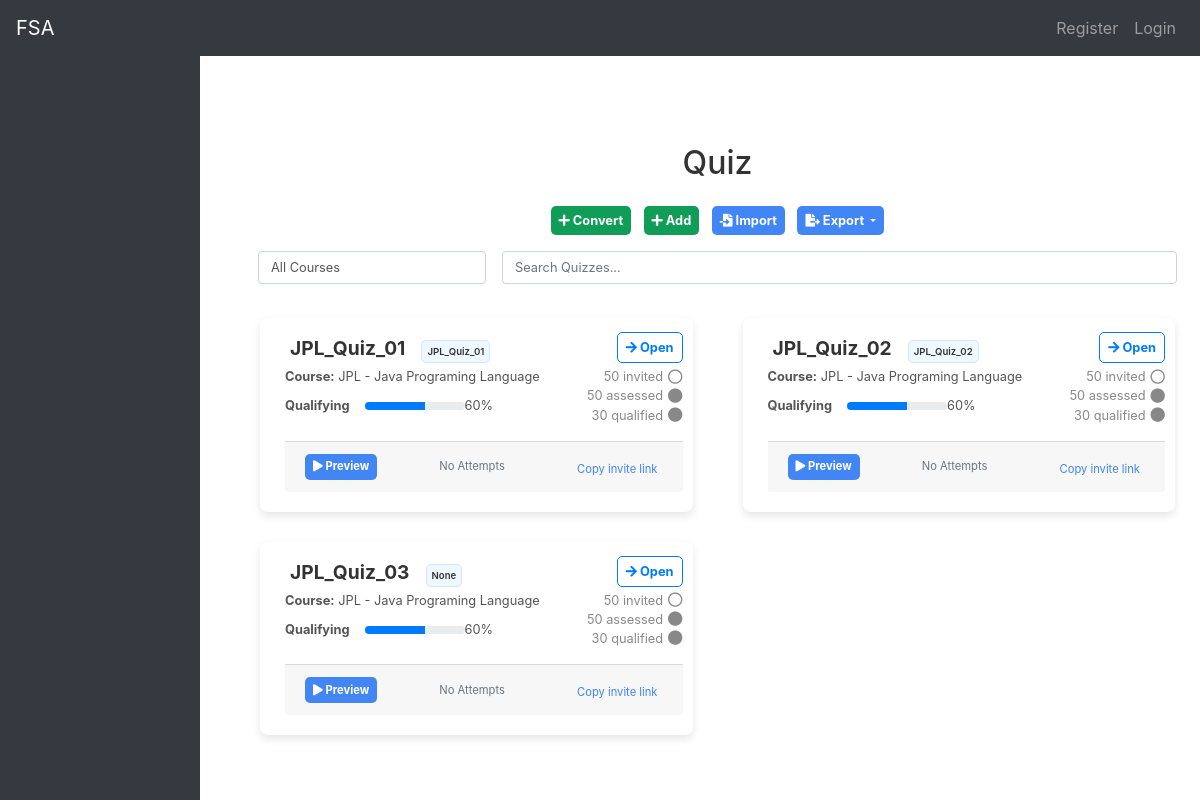
The app's page /quiz/ with its own data.
### quiz/models.py (models this page shows, shortened)
class Quiz(models.Model):
    course = models.ForeignKey(Course, on_delete=models.CASCADE)
    quiz_title = models.CharField(max_length=255)
    quiz_description = models.TextField(blank=True, null=True)
    total_marks = models.IntegerField()
    time_limit = models.IntegerField(default=0)
    created_by = models.ForeignKey(settings.AUTH_USER_MODEL, on_delete=models.SET_NULL, null=True)
    created_at = models.DateTimeField(auto_now_add=True)
    updated_at = models.DateTimeField(auto_now=True)
    start_datetime = models.DateTimeField(null=True, blank=True)
    end_datetime = models.DateTimeField(null=True, blank=True)
    attempts_allowed = models.PositiveIntegerField(default=1)

### course/models.py (models this page shows, shortened)
class Course(models.Model):
    course_name = models.CharField(max_length=255, unique=True)
    course_code = models.CharField(max_length=20, unique=True, blank=True, null=True)
    description = models.TextField(blank=True, null=True)
    creator = models.ForeignKey(settings.AUTH_USER_MODEL, on_delete=models.SET_NULL, null=True, blank=True, related_name='created_courses')
    instructor = models.ForeignKey(settings.AUTH_USER_MODEL, on_delete=models.SET_NULL, null=True, blank=True, related_name='taught_courses')
    published = models.BooleanField(default=True)
    prerequisites = models.ManyToManyField('self', symmetrical=False, blank=True, related_name='is_prerequisite_for')
    tags = models.ManyToManyField('Tag', blank=True, related_name='courses')
    image = models.ImageField(upload_to='course_images/', null=True, blank=True)
    def __str__(self):
        return self.course_name

### quiz/views.py (the view)
# urls.py: path('', views.quiz_list, name='quiz_list'),
def quiz_list(request):
    module_groups = ModuleGroup.objects.all()
    quizzes = Quiz.objects.select_related('course').annotate(question_count=Count('questions')).all().order_by('-created_at')
    courses = Course.objects.all()
    selected_course = request.GET.get('course', '')
    if selected_course:
        quizzes = quizzes.filter(course__id=selected_course)
    invited_count = 50
    assessed_count = 50
    qualified_count = 30  # Hoặc lấy từ cơ sở dữ liệu nếu cần
    qualifying_percentage = (qualified_count / invited_count) * 100 if invited_count > 0 else 0
    qualifying_percentage = f"{int(qualifying_percentage)}"
    context = {
        'module_groups': module_groups,
        'quizzes': quizzes,
        'courses': courses,
        'selected_course': selected_course,
        'invited_count': invited_count,
        'assessed_count': assessed_count,
        'qualified_count': qualified_count,
        'qualifying_percentage': qualifying_percentage,
    }
    return render(request, 'quiz_list.html', context)

### quiz/templates/quiz_list.html (shortened to what this page needs)
{% extends "base.html" %}
{% load static %}
{% block content %}
<head>
    <link rel="stylesheet" href="https://stackpath.bootstrapcdn.com/bootstrap/4.5.2/css/bootstrap.min.css">
    <link rel="stylesheet" type="text/css" href="{% static 'styles.css' %}">
</head>
<div class="container mt-4 ">
    <h1 class="mb-4">Quiz</h1>
    <div class="text-center mb-4">
        <div class="d-inline">
            <a href="{% url 'quiz:excel_to_json_view' %}" class="btn btn-blue-green mr-2">
                <i class="fas fa-plus"></i> Convert
            </a>
            <a href="{% url 'quiz:quiz_add' %}" class="btn btn-blue-green mr-2" title="Add New Quiz">
                <i class="fas fa-plus"></i> Add
            </a>
            <a href="#" class="btn btn-blue mr-2" data-toggle="modal" data-target="#importModal">
                <i class="fas fa-file-import"></i> Import
            </a>
            <div class="dropdown d-inline">
                <button class="btn btn-blue dropdown-toggle" type="button" id="exportDropdown" data-toggle="dropdown" aria-haspopup="true" aria-expanded="false">
                    <i class="fas fa-file-export"></i> Export
                </button>
            </div>
        </div>
        <form method="GET" action="{% url 'quiz:quiz_list' %}" class="form-inline justify-content-center mt-3">
            <div class="form-group select-group mx-2">
                <select class="form-control" id="courseSelect" name="course" onchange="this.form.submit()">
                    <option value="">All Courses</option>
                </select>
            </div>
            <div class="form-group search-group mx-2">
                <input type="text" class="form-control" placeholder="Search Quizzes..." id="searchInput" onkeyup="searchQuizzes()">
            </div>
        </form>
    </div>
    <div class="row" id="quizCards">
        {% for quiz in quizzes %}
        <div class="col-md-6">
            <div class="quiz-card">
                <div class="card">
                    <div class="card-body">
                        <div class="title-description d-flex justify-content-between align-items-center">
                            <div>
                                <h5 class="card-title">
                                    <span class="description">{{ quiz.quiz_title }}</span>
                                    <span class="small-description">{{ quiz.quiz_description }}</span>
                                </h5>
                            </div>
                            <a class="btn btn-outline-primary btn-sm" href="{% url 'quiz:quiz_detail' quiz.id %}">
                                <i class="fas fa-arrow-right"></i> Open
                            </a>
                        </div>
                        <div class="stats-container">
                            <div>
                                <p class="card-text"><strong>Course:</strong> {{ quiz.course }}</p>
                                <div class="qualifying">
                                    <small><strong>Qualifying</strong></small>
                                    <div class="progress">
                                        <div class="progress-bar" role="progressbar" style="width: {{ qualifying_percentage }}%;" aria-valuenow="{{ qualifying_percentage }}" aria-valuemin="0" aria-valuemax="100"></div>
                                    </div>
                                    <small class="qualifying-percentage">{{ qualifying_percentage }}%</small>
                                </div>
                            </div>
                            <div class="invited-assessed-qualified">
                                <p style="margin-bottom: 0;">{{ invited_count }} invited <i class="fa-regular fa-circle"></i></p>
                                <p style="margin-bottom: 0;">{{ assessed_count }} assessed <i class="fa-solid fa-circle"></i></p>
                                <p style="margin-bottom: 0;">{{ qualified_count }} qualified <i class="fa-solid fa-circle"></i></p>
                            </div>
                        </div>
                        <div class="card-footer footer-actions">
                            <a href="{% url 'quiz:take_quiz' quiz.id %}" class="btn btn-blue btn-sm small-text" title="Preview quiz">
                                <i class="fas fa-play"></i> Preview
                            </a>
                            {% if quiz.studentquizattempt_set.count > 0 %}
                                {% with last_attempt=quiz.studentquizattempt_set.last %}
                                    <a href="{% url 'quiz:quiz_result' quiz.id last_attempt.id %}" class="btn btn-blue-green btn-sm small-text">
                                        <i class="fas fa-chart-line"></i> Result
                                    </a>
                                {% endwith %}
                            {% else %}
                                <span class="text-muted" style="font-size: 0.7rem;">No Attempts</span>
                            {% endif %}
                            <div class="copy-preview-duplicate" style="display: inline-block; margin-left: 10px;">
                                <a href="#" onclick="copyInviteLink(event, '{{ quiz.invite_link }}')" title="Copy invite link">
                                     Copy invite link
                                </a>
                            </div>
                        </div>
                    </div>
                </div>
            </div>
        </div>
        {% endfor %}
    </div>
</div>
{% endblock %}

### quiz/static/styles.css (style rules this page uses)
.btn { border-radius: 5px; padding: 10px 15px; font-size: 0.9em; font-weight: bold; }
.btn-blue { background-color: #86c6fb; color: black; }
.btn-blue-green { background-color: #66cccc; color: black; }
h1 { color: #333; font-size: 2rem; text-align: center; }
.card { border: 1px solid #ddd; border-radius: 8px; box-shadow: 0 4px 8px rgba(0, 0, 0, 0.1); }
.quiz-card { margin-bottom: 20px; }
.small-description { background-color: #f0f8ff; border: 1px solid #d0e6ff; padding: 5px; border-radius: 5px; font-size: 0.4em; margin-left: 10px; margin-bottom: 50px; }
.description { background-color: transparent; padding: 0; font-size: 0.8em; margin-left: 0; margin-top: 5px; color: #333; font-weight: bold; }
.card-title { font-size: 1.8em; color: #333; margin: 5px; }
.card-text { margin-bottom: 0.5rem; font-size: 15px; }
.card-body { padding: 10px 10px 20px 25px; }

### records on screen
Quiz: quiz_title "JPL_Quiz_01", quiz_description "JPL_Quiz_01", course "JPL - Java Programing Language", qualifying_percentage "60", invited_count "50", assessed_count "50", time_limit "30", shows "No Attempts"
Quiz: quiz_title "JPL_Quiz_02", quiz_description "JPL_Quiz_02", course "JPL - Java Programing Language", qualifying_percentage "60", invited_count "50", assessed_count "50", time_limit "30", shows "No Attempts"
Quiz: quiz_title "JPL_Quiz_03", quiz_description "None", course "JPL - Java Programing Language", qualifying_percentage "60", invited_count "50", assessed_count "50", time_limit "30", shows "No Attempts"
